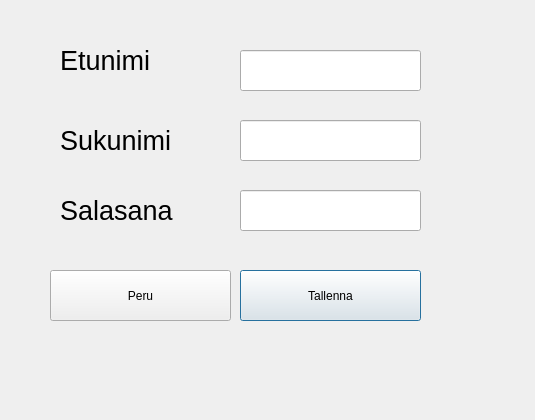
<?xml version="1.0" encoding="UTF-8"?>
<ui version="4.0">
 <class>StudentEdit</class>
 <widget class="QDialog" name="StudentEdit">
  <property name="geometry">
   <rect>
    <x>0</x>
    <y>0</y>
    <width>535</width>
    <height>420</height>
   </rect>
  </property>
  <property name="windowTitle">
   <string>Dialog</string>
  </property>
  <widget class="QLabel" name="label">
   <property name="geometry">
    <rect>
     <x>60</x>
     <y>40</y>
     <width>161</width>
     <height>41</height>
    </rect>
   </property>
   <property name="font">
    <font>
     <pointsize>20</pointsize>
    </font>
   </property>
   <property name="text">
    <string>Etunimi</string>
   </property>
  </widget>
  <widget class="QLabel" name="label_2">
   <property name="geometry">
    <rect>
     <x>60</x>
     <y>190</y>
     <width>171</width>
     <height>41</height>
    </rect>
   </property>
   <property name="font">
    <font>
     <pointsize>20</pointsize>
    </font>
   </property>
   <property name="text">
    <string>Salasana</string>
   </property>
  </widget>
  <widget class="QLabel" name="label_3">
   <property name="geometry">
    <rect>
     <x>60</x>
     <y>120</y>
     <width>161</width>
     <height>41</height>
    </rect>
   </property>
   <property name="font">
    <font>
     <pointsize>20</pointsize>
    </font>
   </property>
   <property name="text">
    <string>Sukunimi</string>
   </property>
  </widget>
  <widget class="QLineEdit" name="leFname">
   <property name="geometry">
    <rect>
     <x>240</x>
     <y>50</y>
     <width>181</width>
     <height>41</height>
    </rect>
   </property>
   <property name="font">
    <font>
     <pointsize>20</pointsize>
    </font>
   </property>
  </widget>
  <widget class="QLineEdit" name="lePassword">
   <property name="geometry">
    <rect>
     <x>240</x>
     <y>190</y>
     <width>181</width>
     <height>41</height>
    </rect>
   </property>
   <property name="font">
    <font>
     <pointsize>20</pointsize>
    </font>
   </property>
  </widget>
  <widget class="QLineEdit" name="leLname">
   <property name="geometry">
    <rect>
     <x>240</x>
     <y>120</y>
     <width>181</width>
     <height>41</height>
    </rect>
   </property>
   <property name="font">
    <font>
     <pointsize>20</pointsize>
    </font>
   </property>
  </widget>
  <widget class="QPushButton" name="btnSave">
   <property name="geometry">
    <rect>
     <x>240</x>
     <y>270</y>
     <width>181</width>
     <height>51</height>
    </rect>
   </property>
   <property name="text">
    <string>Tallenna</string>
   </property>
  </widget>
  <widget class="QPushButton" name="btnCancel">
   <property name="geometry">
    <rect>
     <x>50</x>
     <y>270</y>
     <width>181</width>
     <height>51</height>
    </rect>
   </property>
   <property name="text">
    <string>Peru</string>
   </property>
  </widget>
 </widget>
 <resources/>
 <connections/>
</ui>
